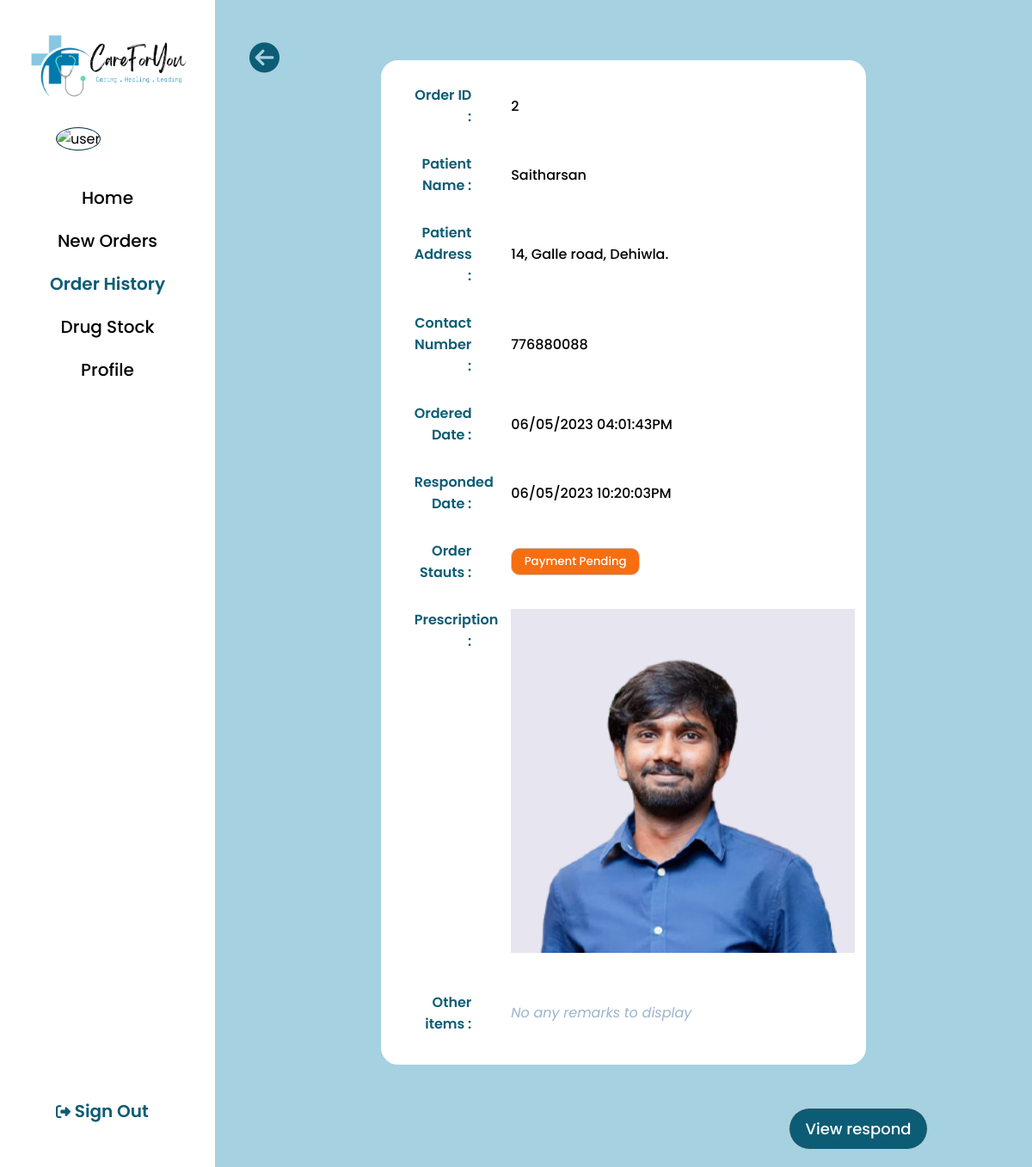
The page /pharmacy/pharmacy_vieworder.php?id=2 (signed in) on the database its author committed.
### tables this page shows
CREATE TABLE `tbl_respondedorders` (
  `order_id` int(20) NOT NULL,
  `pname` varchar(255) NOT NULL,
  `paddress` varchar(255) NOT NULL,
  `contactnumber` int(10) NOT NULL,
  `prescription_name` varchar(255) NOT NULL,
  `remarks` varchar(255) NOT NULL,
  `orderdate` varchar(20) NOT NULL,
  `ordertime` varchar(20) NOT NULL,
  `unavailablemedicines` varchar(255) NOT NULL,
  `responddate` varchar(20) NOT NULL,
  `respondtime` varchar(20) NOT NULL,
  `nettotal` decimal(20,2) NOT NULL,
  `order_status` int(11) NOT NULL DEFAULT 1,
  `nic` varchar(200) NOT NULL,
  `userid` int(200) NOT NULL
);

### pharmacy/pharmacy_vieworder.php (the view, shortened to what this page needs)
<?php include('../config/constants.php') ?>
<!DOCTYPE html>
<html lang="en">
<head>
    <link rel="stylesheet" href="../css/pharmacy.css">
</head>
<body>
<?php include('pharmacy_getinfo.php') ?>
    <div class="wrapper">
        <div class="sidebar">
            <a href="../index.php"><img src="../images/logo.png" alt="logo" class="logo"></a>
            <img src="../images/user-profilepic/pharmacist/<?php echo $profile_picture; ?>" alt="user" class="imgframe">
            <ul>
                <li><a href="pharmacy_home.php">Home</a></li>
                <li><a href="pharmacy_neworders.php">New Orders</a></li>
                <li><a href="pharmacy_orderhistory.php"><div class="highlighttext">Order History</div></a></li>
                <li><a href="pharmacy_stock.php">Drug Stock</a></li>
                <li><a href="pharmacy_viewprofile.php">Profile</a></li>
            </ul>
            <div class="signouttext"><a href="../logout.php"><i class="fa-solid fa-right-from-bracket"></i> Sign Out </a></div>
        </div>
        <div class="main_content">
            <div class="info">
            <div class="back" onclick="location.href='pharmacy_orderhistory.php'">
                <i class="fa-solid fa-circle-arrow-left" style="font-size: 35px;"></i>
            </div>
            <?php
                $id = $_GET['id'];
                $sql = "SELECT * FROM tbl_respondedorders WHERE order_id=$id";
                $res = mysqli_query($conn, $sql);
                if($res == TRUE)
                {
                    $count =mysqli_num_rows($res);
                    if($count == 1)
                    {
                        $row = mysqli_fetch_assoc($res);
                        $order_id = $row['order_id'];
                        $pname = $row['pname'];
                        $paddress = $row['paddress'];
                        $contactnumber = $row['contactnumber'];
                        $prescription_name = $row['prescription_name'];
                        $remarks = $row['remarks'];
                        $order_status = $row['order_status'];
                        $orderdate = $row['orderdate'];
                        $ordertime = $row['ordertime'];
                        $responddate = $row['responddate'];
                        $respondtime = $row['respondtime'];
                    }
                }
            ?>
            <span>
            <table class="tbl-vieworder">
                <tr>
                    <td class="tdtype1">Order ID :</td>
                    <td class="tdtype2"><?php echo $order_id; ?></td>
                </tr>
                <tr>
                    <td class="tdtype1">Patient Name :</td>
                    <td class="tdtype2"><?php echo $pname; ?></td>
                </tr>
                <tr>
                    <td class="tdtype1">Patient Address :</td>
                    <td class="tdtype2"><?php echo $paddress; ?></td>
                </tr>
                <tr>
                    <td class="tdtype1">Contact Number :</td>
                    <td class="tdtype2"><?php echo $contactnumber; ?></td>
                </tr>
                <tr>
                    <td class="tdtype1">Ordered Date :</td>
                    <td class="tdtype2"><?php echo $orderdate . "   " . $ordertime; ?></td>
                </tr>
                <tr>
                    <td class="tdtype1">Responded Date :</td>
                    <td class="tdtype2"><?php echo $responddate . "   " . $respondtime; ?></td>
                </tr>
                <tr>
                    <td class="tdtype1">Order Stauts :</td>
                    <td class="tdtype2">
                    <?php
                             if($order_status == 1) { ?>
                                <button class="btn-orange"> <?php echo 'Payment Pending';?> </button>
                        <?php
                            } else if($order_status == 2) { ?>
                                <button class="btn-yellow"> <?php echo 'To be Delivered'; ?> </button>
                        <?php
                            } else if($order_status == 3) { ?>
                                <button class="btn-green"> <?php echo 'Complete'; ?> </button>
                        <?php
                            } else if($order_status == 4) { ?>
                                <button class="btn-red"> <?php echo 'Cancelled'; ?> </button>
                        <?php
                            } ?>
                    </td>
                </tr>
                <tr>
                    <td class="tdtype1" style="vertical-align:top;">Prescription :</td>
                    <td class="tdtype2">
                        <?php
                            if($prescription_name!= "")
                            {
                                ?>
                                <?php
                                    $tmp = explode('.',$prescription_name);
                                    $ext = end($tmp);
                                    if($ext=='gif'||$ext=='png'||$ext=='jpg'||$ext=='jpeg'||$ext=='tiff')
                                    {
                                        ?>
                                        <a href="<?php echo SITEURL; ?>/images/pharmacy-orders/<?php echo $prescription_name; ?>" download>
                                        <img src="<?php echo SITEURL; ?>/images/pharmacy-orders/<?php echo $prescription_name; ?>" width="400px">
                                        </a>
                                        <?php
                                    }
                                    else
                                    {
                                        ?>
                                        <a href="<?php echo SITEURL; ?>/images/pharmacy-orders/<?php echo $prescription_name; ?>" download>
                                        <?php echo "Order".$order_id."-Prescription.".$ext; ?>
                                        </a>
                                        <?php
                                    }
                            }
                            else
                            {
                                echo "<div class='error'>Prescription not available</div>";
                            }
                        ?>
                    </td>
                </tr>
                <tr>
                    <td class="tdtype1">Other items :</td>
                    <td class="tdtype2">
                        <?php
                        if($remarks != "")
                        {
                            echo $remarks;
                        }
                        else
                        {
                            echo "<div class='grayouttext'>No any remarks to display</div>";
                        }
                        ?>
                    </td>
                </tr>
            </table>
            <br /> <br />
            <button class="btn-blue"><a href="<?php echo SITEURL;  ?>/pharmacy/pharmacy_viewrespond.php?id=<?php echo $order_id;?>">View respond</a></button>
            </span>
            </div>
        </div>
    </div>
</body>
</html>

### css/pharmacy.css (style rules this page uses)
* { margin: 0px; padding: 0px; box-sizing: border-box; list-style: none; text-decoration: none; font-family: 'Poppins', sans-serif; }
body { background-color: #A5D1E1; }
.back { margin-top: -30px; position: absolute; color: #0D5C75; cursor: pointer; }
.back { position: fixed; color: #0D5C75; cursor: pointer; margin: -20px 0px 0px 20px; }
.wrapper { display: flex; position: relative; }
.wrapper .sidebar { width: 250px; height: 100%; background: #FFFFFF; padding: 30px 0px; position: fixed; }
.logo { width: 200px; margin-top: 0px; margin-left: 25px; }
.imgframe { width: 120px; height: 120px; margin-top: 20px; margin-left: 65px; border: 1px solid #083746; border-radius: 50%; }
.wrapper .sidebar ul { margin-top: 20px; text-align: center; font-size: 20px; font-weight: 500; padding: 10px; }
.wrapper .sidebar ul li { padding: 10px; vertical-align: middle; }
.wrapper .sidebar ul li a { color: #000000; display: block; }
.signouttext { color: #0D5C75; text-align: center; font-size: 20px; font-weight: 600; position: absolute; bottom: 50px; left: 65px; }
.wrapper .sidebar .signouttext a { color: #0D5C75; display: block; }
.fa-solid { font-size: 17px; }
.wrapper .main_content { width: 100%; margin-left: 250px; margin-top: 50px; text-align: center; }
.wrapper .main_content .info { margin: 20px; color: #000000; line-height: 25px; }
.wrapper .main_content .info div { margin-bottom: 20px; }
.highlighttext { color: #0D5C75; font-weight: 600; display: inline; }
table { border-collapse:collapse; }
table td { width: 750px; text-align:center; padding-left: 10%; padding-right: 10%; }
.btn-blue { margin-left: 60%; background-color: #0D5C75; padding: 10px; padding-left: 2%; padding-right: 2%; border-radius: 25px; border: 1px solid #ccc; color: #ffffff; font-size: 18px; font-weight: 500; cursor: pointer; }
.btn-blue a { color: #ffffff; }
.tbl-vieworder { border:35px solid #ffffff; width: 55%; height: 300px; margin-left:auto; margin-right:auto; background-color: #ffffff; border-spacing: 20px; border-collapse: separate; border-radius: 20px; border: 3px solid #ffffff; }
.tbl-vieworder .tdtype1 { width: 200px; padding: 5px; padding-left: 3%; padding-right: 3%; color: #0D5C75; text-align: right; font-size: 16px; font-weight: 600; }
.tbl-vieworder .tdtype2 { width: auto; padding: 5px; padding-left: 2%; padding-right: 3%; color: #000000; text-align: left; font-size: 16px; font-weight: 500; }
.btn-orange { width: 150px; background-color: #F76E11; padding: 5px; padding-left: 10px; padding-right: 10px; border-radius: 10px; border: 1px solid #ccc; color: #ffffff; font-weight: 500; }
.grayouttext { margin-top: 20px; color: #9CB4CC; font-size: 16px; font-weight: 400; font-style: italic; }

### rows shown on the page
tbl_respondedorders: order_id "2", pname "Saitharsan", paddress "14, Galle road, Dehiwla.", contactnumber "776880088", orderdate "06/05/2023", ordertime "04:01:43PM", responddate "06/05/2023", respondtime "10:20:03PM", prescription_name (picture)
